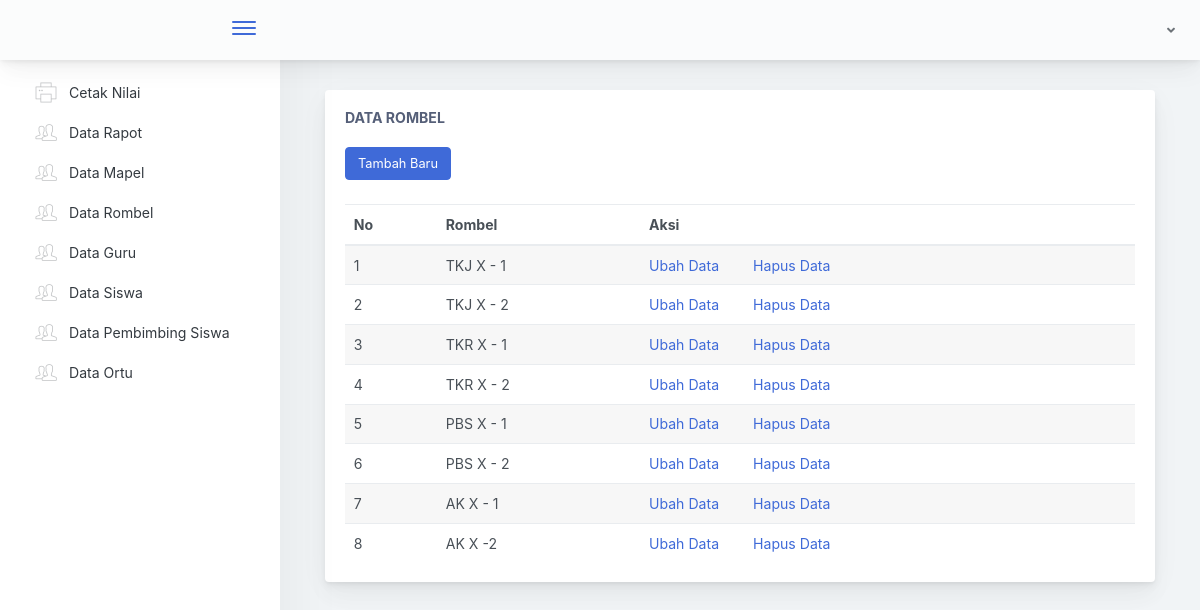
Before: /index.php/tu/rombel with the older database file.
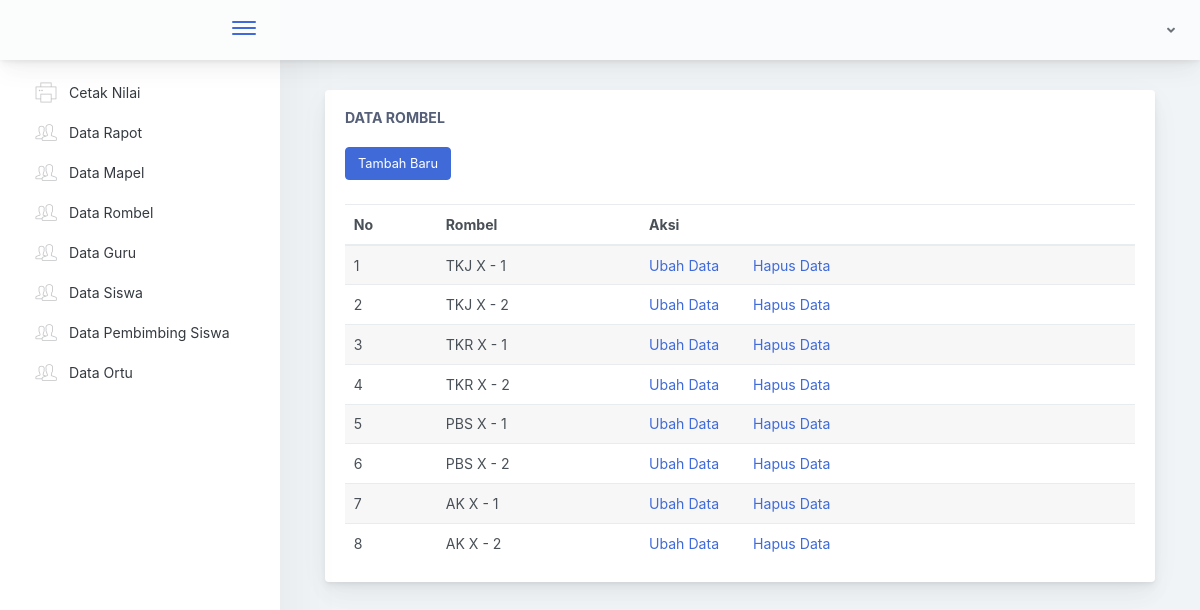
After: the same page with the newer database file.
### tables this page shows
CREATE TABLE `tb_rombel` (
  `id_rombel` int NOT NULL,
  `rombel` varchar(50) NOT NULL
);

### application/controllers/Tu.php (called while the page is built, shortened)
<?php
class Tu extends CI_Controller {
  public function __construct()
  {
    $this->load->model('M_Nilai');
    $this->load->model('SaveModel');
    $this->load->model('TuModel');
    $this->load->library('form_validation');
  }
public function rombel()
{
  $data['dtrombel'] = $this->db->query("SELECT * FROM tb_rombel")->result();
  $this->load->view('tu/rombel', $data);
}
}

### index.php (called while the page is built, shortened)
<?php
require_once BASEPATH.'core/CodeIgniter.php';

### application/views/tu/rombel.php (the view, shortened to what this page needs)
<!doctype html>
<html lang="en">
<head>
</head>
<body>
        <div class="app-main">
                <div class="app-main__outer">
                    <div class="app-main__inner">
                        <div class="col-lg-12">
                                <div class="main-card mb-3 card">
                                    <div class="card-body"><h5 class="card-title">Data Rombel</h5>
                                    <a href="<?= base_url('Tu/addrombel') ?>" class="btn btn-primary mt-2 mb-4">Tambah Baru</a>
                                        <table class="mb-0 table table-striped">
                                            <thead>
                                            <tr>
                                                <th>No</th>
                                                <th>Rombel</th>
                                                <th>Aksi</th>
                                            </tr>
                                            </thead>
                                            <tbody>
                                                <?php
                                                $no = 1;
                                                foreach ($dtrombel as $key) {
                                                    ?>
                                            <tr>
                                                <td><?php echo $no++ ?></td>
                                                <td><?php echo $key->rombel ?></td>
                                                <td>
                                                    <a href="<?php echo base_url('Tu/editrombel')?>/<?php echo $key->id_rombel?>" style="margin-right: 30px;">Ubah Data</a>
                                                    <a href="<?php echo base_url('Tu/hapusrombel')?>/<?php echo $key->id_rombel?>">Hapus Data</a>
                                                </td>
                                            </tr>
                                                <?php
                                            }
                                                ?>
                                            </tbody>
                                        </table>
                                    </div>
                                </div>
                            </div>
                        </div>
        </div>
    </div>
</body>
</html>

Changed rows visible on the page:
removed tb_rombel: rombel "AK X -2"
added tb_rombel: rombel "AK X - 2"
